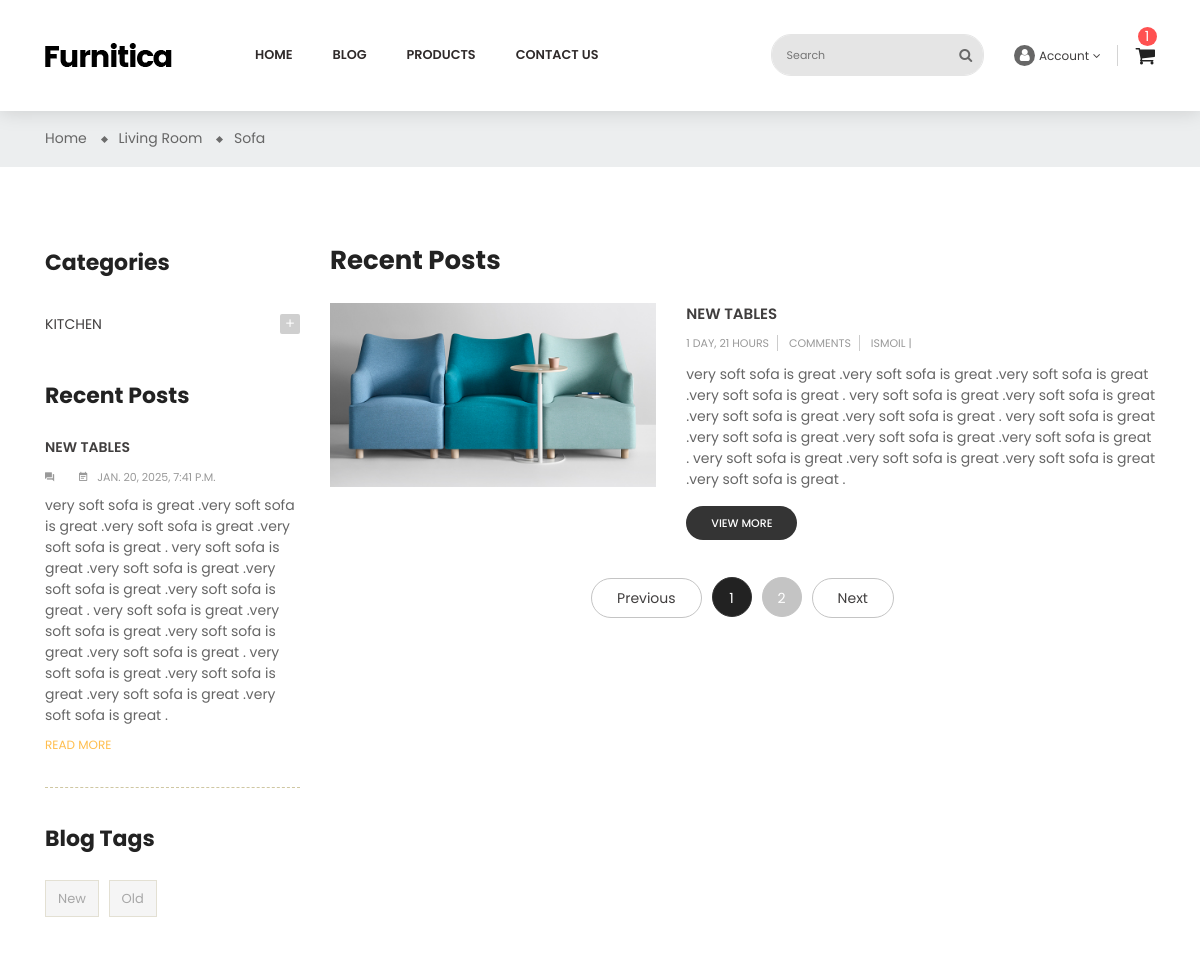
Page /en/blogs/ (upper part) on the earlier database version.
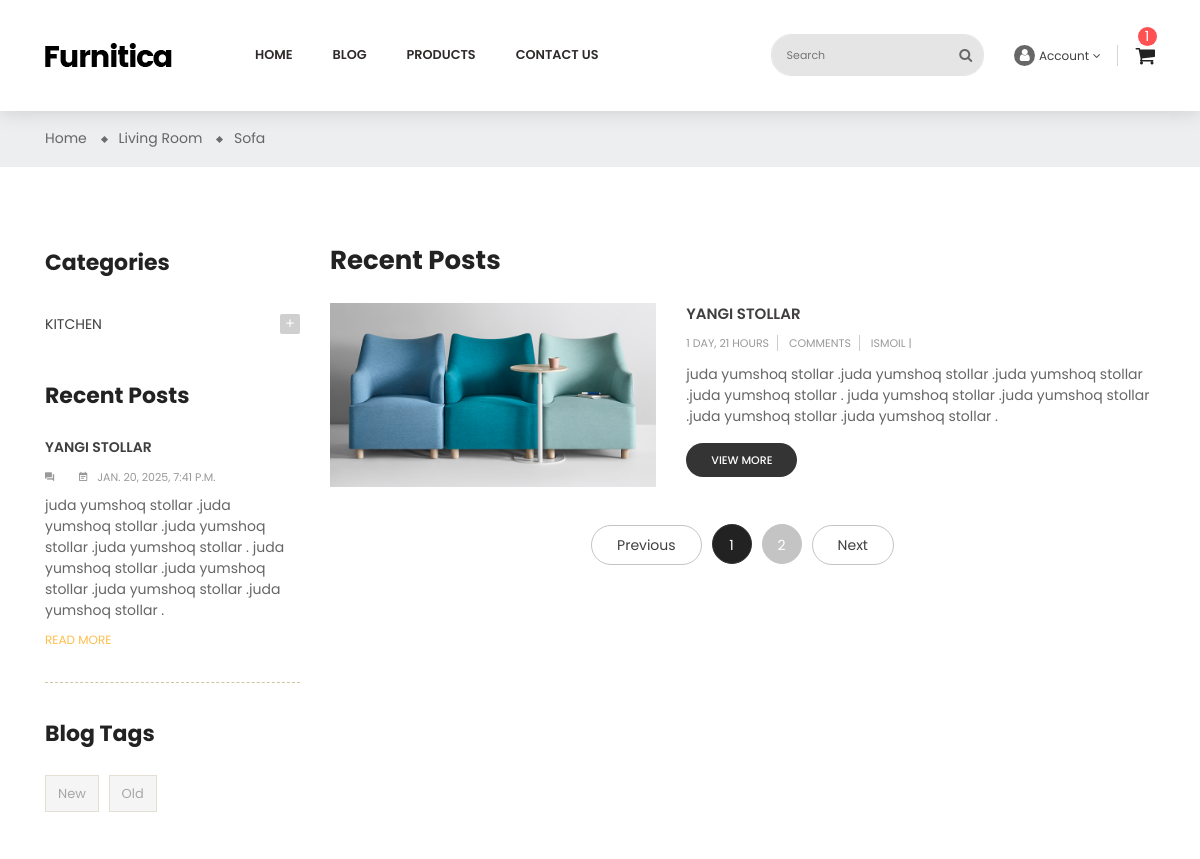
Same page on the later database version.
### blogs/models.py (models this page shows, shortened)
class BlogModel(BaseModel):
    image = models.ImageField(upload_to='blogs', verbose_name=_('image'))
    title = models.CharField(max_length=125, verbose_name=_('title'))
    description = models.TextField(verbose_name=_('description'))
    author = models.ManyToManyField(BlogAuthorModel, verbose_name=('blogs'))
    categories = models.ManyToManyField(BlogCategoryModel, verbose_name=_('categories'))
    tags = models.ManyToManyField(BlogTagModel, related_name='tags', verbose_name=_('tags'))
    class Meta:
        verbose_name = _('Blog')
        verbose_name_plural = _('Blogs')

### blogs/views.py (the view)
# urls.py: path('blogs/', BlogListView.as_view(), name='list'),
class BlogListView(ListView):
    template_name = 'blogs/blog-list.html'
    context_object_name = 'blogs'
    def get_queryset(self):
        tag = self.request.GET.get('tag')
        blogs = BlogModel.objects.all()
        category = self.request.GET.get('category')
        if tag:
            blogs = blogs.filter(tags=tag)
        elif category:
            blogs = blogs.filter(categories=category)
        return blogs
    def get_context_data(self, **kwargs):
        context = super().get_context_data(**kwargs)
        context["categories"] = BlogCategoryModel.objects.all()
        context["recent_blogs"] = BlogModel.objects.order_by('-created_at')[:2]
        context["tags"] = BlogTagModel.objects.all()
        return context

### templates/blogs/blog-list.html (shortened to what the changed rows need)
{% extends "layouts/base.html" %}
{% load static %}
{% load i18n %}
{% block body %}id="blog-list-sidebar-left" class="blog"{% endblock %}
{% block content %}
<div class="main-content">
    <div id="wrapper-site">
        <div id="content-wrapper">
            <div id="main">
                <div class="page-home">
                    <div class="container">
                        <div class="content">
                            <div class="row">
                                <div class="sidebar-3 sidebar-collection col-lg-3 col-md-3 col-sm-4">
                                    <div class="sidebar-block">
                                        <div class="post-item-content">
                                            {% for recent_blog in recent_blogs %}
                                            <div>
                                                <div class="late-item first-child">
                                                    <a href="{% url "blogs:detail" pk=recent_blog.id %}">
                                                        <p class="content-title">{{ recent_blog.title }}</p>
                                                    </a>
                                                    <span><i class="zmdi zmdi-comments">{{recent_blog.comment.count}}</i></span>
                                                    <span>
                                                        <i class="zmdi zmdi-calendar-note"></i>{{ recent_blog.created_at }}
                                                    </span>
                                                    <p class="description">{{ recent_blog.description }}</p>
                                                    <p class="remove">
                                                        <a href="blog-detail.html">READ MORE</a>
                                                    </p>
                                                </div>
                                            </div>
                                            {% endfor %}
                                        </div>
                                    </div>
                                </div>
                                <div class="col-sm-8 col-lg-9 col-md-9 flex-xs-first main-blogs">
                                    <h2>Recent Posts</h2>
                                    {% for blog in blogs %}
                                        <div class="list-content row">
                                        <div class="hover-after col-md-5 col-xs-12">
                                            <a href="{% url "blogs:detail" pk=blog.id %}">
                                                <img src="{{ blog.image.url }}" alt="img">
                                            </a>
                                        </div>
                                        <div class="late-item col-md-7 col-xs-12">
                                            <p class="content-title">
                                                <a href="{% url "blogs:detail" pk=blog.id %}">{{ blog.title }}</a>
                                            </p>
                                            <p class="post-info">
                                                <span>{{ blog.created_at|timesince }}</span>
                                                <span>{{ blog.comment.count }} Comments</span>
                                                {% for author in blog.author.all %}
                                                <span>{{ author.first_name }} |</span>
                                                {% endfor %}
                                            </p>
                                            <p>{{ blog.description }}</p>
                                            <span class="view-more">
                                                <a href="blog-detail.html">view more</a>
                                            </span>
                                        </div></div>
                                    {% endfor %}
                                </div>
                            </div>
                        </div>
                    </div>
                </div>
            </div>
        </div>
    </div>
</div>
{% endblock %}

Differences in the rows shown:
changed BlogModel "1 DAY, 21 HOURS": title "NEW TABLES" → "YANGI STOLLAR"; description "very soft sofa is great .very soft sofa is great .very soft sofa is great .very soft sofa is great . very soft sofa is great .very soft sofa is great .very soft sofa is great .very soft sofa is great . very soft sofa is great .very soft sofa is great .very soft sofa is great .very soft sofa is great . very soft sofa is great .very soft sofa is great .very soft sofa is great .very soft sofa is great ." → "juda yumshoq stollar .juda yumshoq stollar .juda yumshoq stollar .juda yumshoq stollar . juda yumshoq stollar .juda yumshoq stollar .juda yumshoq stollar .juda yumshoq stollar ."
